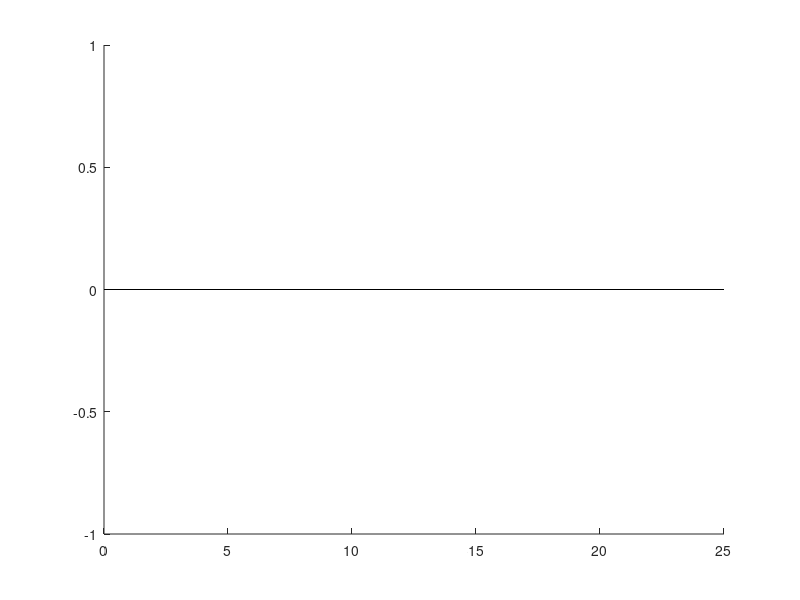

Reproduce this figure in MATLAB. (Note: this script raises an error after producing the figure.)
%% Acceptance-Reason Breakdown — KinoPaxSTARCleanCost
% Reads the per-iteration CSVs written by examples/gpu/kinopaxstar_accept_breakdown.cu
% (run via scripts/run_accept_breakdown.sh).
%
% WHAT THIS ANSWERS. The tuning sweeps show THAT w, k and cap change outcomes, not WHY. A candidate
% enters the frontier through one of three doors, and the normal output cannot tell them apart:
%
%   min-cost   the region-best exemption   (cost <= minCostsR1[r])
%   seed       the R2 seeding exemption    (OFF by default, so expected to be identically 0)
%   roll       the weighted roll           (rand < cap*(w*pSyclop + (1-w)*pCost + probFloor))
%
% The roll is a single Bernoulli draw against a weighted SUM, so "accepted by syclop" is not a
% distinction the rule makes. Each accepted node instead splits one unit of credit in proportion to
% each term's share -- credit_syclop + credit_cost + credit_floor == acc_roll by construction.
%
% ANTI-CLUTTER RULE: with 21 tunings, COLOUR ENCODES THE ACCEPTANCE REASON and POSITION ENCODES THE
% TUNING. There are only five reasons, so one fixed five-colour palette is reused in every figure
% and the eye learns it once; colouring by tuning instead would be unreadable.
%
% The 21 points are 7 (w,k) combinations x 3 caps, which lays out as a 3 x 7 grid of small
% multiples. 21 and not 27 because at w = 1 the cost term vanishes from weightedAccept, so only
% k = 1 is run there.
%
% AXIS NOTE: everything is plotted against ITERATION, never wall-clock. The counting atomics distort
% timing, so elapsed time from this binary is not comparable to the tuning sweep's.
%
% USAGE: cd into the data directory, then call the script BY NAME, not via run():
%   cd build/Data/Benchmarks/KinoPaxStarAcceptBreakdown/house
%   addpath('<repo>/scripts')
%   plot_accept_breakdown

clear; clc; close all;

%% --- Configuration ---
dataDir   = '';                 % '' = current directory
env       = 'house';
envTitle  = 'House';
delta     = 'large_length';     % delta + cost metric token, as in the filenames

% Must mirror WEIGHTS / WEIGHTED_EXPS / CAPS in kinopaxstar_accept_breakdown.cu (integer label
% tokens: 100 x the float, exactly as they appear in the filenames).
weights = [90 95 100];
wExps   = [25 100 1600];
caps    = [3 10 100];

% Five reasons, one fixed palette, reused in every figure.
catNames  = {'min-cost', 'seed', 'syclop credit', 'cost credit', 'rejected'};
catColors = [0.85 0.33 0.10;    % min-cost      - burnt orange
             0.93 0.69 0.13;    % seed          - amber (expected 0)
             0.20 0.42 0.69;    % syclop credit - steel blue
             0.30 0.64 0.36;    % cost credit   - green
             0.72 0.72 0.72];   % rejected      - grey

%% --- Build the (w,k) column list, mirroring the benchmark's w=1 -> k=1 skip ---
wkList = {};   % each entry: [wToken kToken]
for wi = 1:numel(weights)
    for ei = 1:numel(wExps)
        if weights(wi) == 100 && wExps(ei) ~= 100, continue; end
        wkList{end + 1} = [weights(wi) wExps(ei)]; %#ok<SAGROW>
    end
end
nWK  = numel(wkList);
nCap = numel(caps);

%% --- Load every point: T{ci, ji} is one run's table, or [] if missing ---
T = cell(nCap, nWK);
for ci = 1:nCap
    for ji = 1:nWK
        wk    = wkList{ji};
        label = sprintf('KinoPaxSTARCleanCost_r2off_w%d_k%d_cap%d', wk(1), wk(2), caps(ci));
        fn    = sprintf('%s_%s_delta%s_run0.csv', env, label, delta);
        fp    = fullfile(dataDir, fn);
        if isfile(fp)
            T{ci, ji} = readtable(fp);
        else
            fprintf('  MISSING: %s\n', fn);
        end
    end
end

%% ====================== FIGURE 1: run-total composition ======================
% One normalized bar per tuning point. This is the single "how do the tunings differ" view:
% what fraction of all collision-free candidates entered by each door, summed over the whole run.
figure('Name', sprintf('%s - Acceptance composition (run totals)', envTitle), ...
       'Position', [60 60 1500 620]);
hold on;

M      = zeros(nCap * nWK, 5);
labels = cell(1, nCap * nWK);
row    = 0;
for ci = 1:nCap                       % cap-major so the three cap blocks group visually
    for ji = 1:nWK
        row = row + 1;
        wk  = wkList{ji};
        labels{row} = sprintf('cap%g w%g k%g', caps(ci)/100, wk(1)/100, wk(2)/100);
        t = T{ci, ji};
        if isempty(t), continue; end
        tot = sum(t.prop_valid);
        if tot <= 0, continue; end
        M(row, :) = [sum(t.acc_min_cost), sum(t.acc_seed), ...
                     sum(t.credit_syclop), sum(t.credit_cost), sum(t.rejected)] / tot;
    end
end

hb = bar(M, 'stacked', 'EdgeColor', 'none');
for c = 1:5, hb(c).FaceColor = catColors(c, :); end
set(gca, 'XTick', 1:numel(labels), 'XTickLabel', labels, 'FontSize', 7);
xtickangle(60);
xlim([0.5, numel(labels) + 0.5]); ylim([0 1]);
ylabel('fraction of collision-free candidates'); grid on;
legend(catNames, 'Location', 'eastoutside');
% Divider between cap blocks, so the grouping is unmissable.
for ci = 1:(nCap - 1)
    xline(ci * nWK + 0.5, 'k-', 'LineWidth', 1.2, 'HandleVisibility', 'off');
end
title(sprintf(['Acceptance composition by tuning \\x2014 %s, run totals\n' ...
               'colour = acceptance reason, position = tuning; blocks are cap'], envTitle), ...
      'FontWeight', 'bold');

%% ====================== FIGURE 2: composition over iterations ======================
% Same five categories, same colours, but as a normalized stacked area vs iteration -- shows how the
% mix EVOLVES (e.g. min-cost dominating early, then fading as regions fill).
figure('Name', sprintf('%s - Acceptance composition vs iteration', envTitle), ...
       'Position', [70 70 1650 850]);
for ci = 1:nCap
    for ji = 1:nWK
        subplot(nCap, nWK, (ci - 1) * nWK + ji);
        t = T{ci, ji};
        if isempty(t), axis off; continue; end
        denom = max(t.prop_valid, 1);
        A = [t.acc_min_cost, t.acc_seed, t.credit_syclop, t.credit_cost, t.rejected] ./ denom;
        ha = area(t.iteration, A, 'EdgeColor', 'none');
        for c = 1:5, ha(c).FaceColor = catColors(c, :); end
        ylim([0 1]); xlim([1 max(t.iteration)]);
        set(gca, 'FontSize', 6);
        if ci == 1
            wk = wkList{ji};
            title(sprintf('w%g k%g', wk(1)/100, wk(2)/100), 'FontSize', 7);
        end
        if ji == 1, ylabel(sprintf('cap %g', caps(ci)/100), 'FontSize', 8, 'FontWeight', 'bold'); end
        if ci == nCap && ji == 1, xlabel('iteration', 'FontSize', 7); end
        if ci == nCap && ji == nWK
            legend(catNames, 'Location', 'eastoutside', 'FontSize', 6);
        end
    end
end
sgtitle(sprintf('Acceptance composition vs iteration \\x2014 %s (rows = cap, cols = w,k)', envTitle), ...
        'FontSize', 11, 'FontWeight', 'bold');

%% ====================== FIGURE 3: throughput ======================
% Kept SEPARATE from the composition figures on purpose: the scale differences between caps are
% enormous, and mixing them into a normalized plot would hide both effects. Log-y.
figure('Name', sprintf('%s - Throughput vs iteration', envTitle), ...
       'Position', [80 80 1650 850]);
for ci = 1:nCap
    for ji = 1:nWK
        subplot(nCap, nWK, (ci - 1) * nWK + ji);
        t = T{ci, ji};
        if isempty(t), axis off; continue; end
        accepted = t.acc_min_cost + t.acc_seed + t.acc_roll;
        semilogy(t.iteration, max(t.prop_attempted, 1), '-',  'Color', [0.35 0.35 0.35], 'LineWidth', 1.1); hold on;
        semilogy(t.iteration, max(t.prop_valid, 1),     '-',  'Color', [0.20 0.42 0.69], 'LineWidth', 1.1);
        semilogy(t.iteration, max(accepted, 1),         '-',  'Color', [0.30 0.64 0.36], 'LineWidth', 1.4);
        grid on; xlim([1 max(t.iteration)]);
        set(gca, 'FontSize', 6);
        if ci == 1
            wk = wkList{ji};
            title(sprintf('w%g k%g', wk(1)/100, wk(2)/100), 'FontSize', 7);
        end
        if ji == 1, ylabel(sprintf('cap %g', caps(ci)/100), 'FontSize', 8, 'FontWeight', 'bold'); end
        if ci == nCap && ji == 1, xlabel('iteration', 'FontSize', 7); end
        if ci == nCap && ji == nWK
            legend({'propagated (attempts)', 'collision-free', 'accepted'}, ...
                   'Location', 'eastoutside', 'FontSize', 6);
        end
    end
end
sgtitle(sprintf(['Throughput vs iteration \\x2014 %s (log y; rows = cap, cols = w,k)\n' ...
                 'the gap between blue and green is what cap throttles'], envTitle), ...
        'FontSize', 11, 'FontWeight', 'bold');

%% ====================== consistency report ======================
% The identities the CSV must satisfy. The runner already checks these per iteration and exits
% non-zero on failure; re-checking here catches a stale or mismatched CSV.
fprintf('\n--- consistency ---\n');
bad = 0;
for ci = 1:nCap
    for ji = 1:nWK
        t = T{ci, ji};
        if isempty(t), continue; end
        part = t.acc_min_cost + t.acc_seed + t.acc_roll + t.rejected - t.prop_valid;
        cred = t.credit_syclop + t.credit_cost + t.credit_floor - t.acc_roll;
        if any(part ~= 0)
            fprintf('  PARTITION FAIL: cap%g w%g k%g\n', caps(ci)/100, wkList{ji}(1)/100, wkList{ji}(2)/100);
            bad = bad + 1;
        end
        if any(abs(cred) > 1e-3 * max(t.acc_roll, 1))
            fprintf('  CREDIT FAIL:    cap%g w%g k%g\n', caps(ci)/100, wkList{ji}(1)/100, wkList{ji}(2)/100);
            bad = bad + 1;
        end
        if any(t.acc_seed ~= 0)
            fprintf('  UNEXPECTED SEED ACCEPTS (r2 should be off): cap%g w%g k%g\n', ...
                    caps(ci)/100, wkList{ji}(1)/100, wkList{ji}(2)/100);
            bad = bad + 1;
        end
        % At w = 1 the cost term is multiplied by (1-w) = 0, so it can never earn credit.
        if wkList{ji}(1) == 100 && any(t.credit_cost > 1e-6)
            fprintf('  COST CREDIT AT w=1 (must be 0): cap%g k%g\n', caps(ci)/100, wkList{ji}(2)/100);
            bad = bad + 1;
        end
    end
end
if bad == 0, fprintf('  all checks passed.\n'); end
fprintf('\n3 figures generated.\n');
